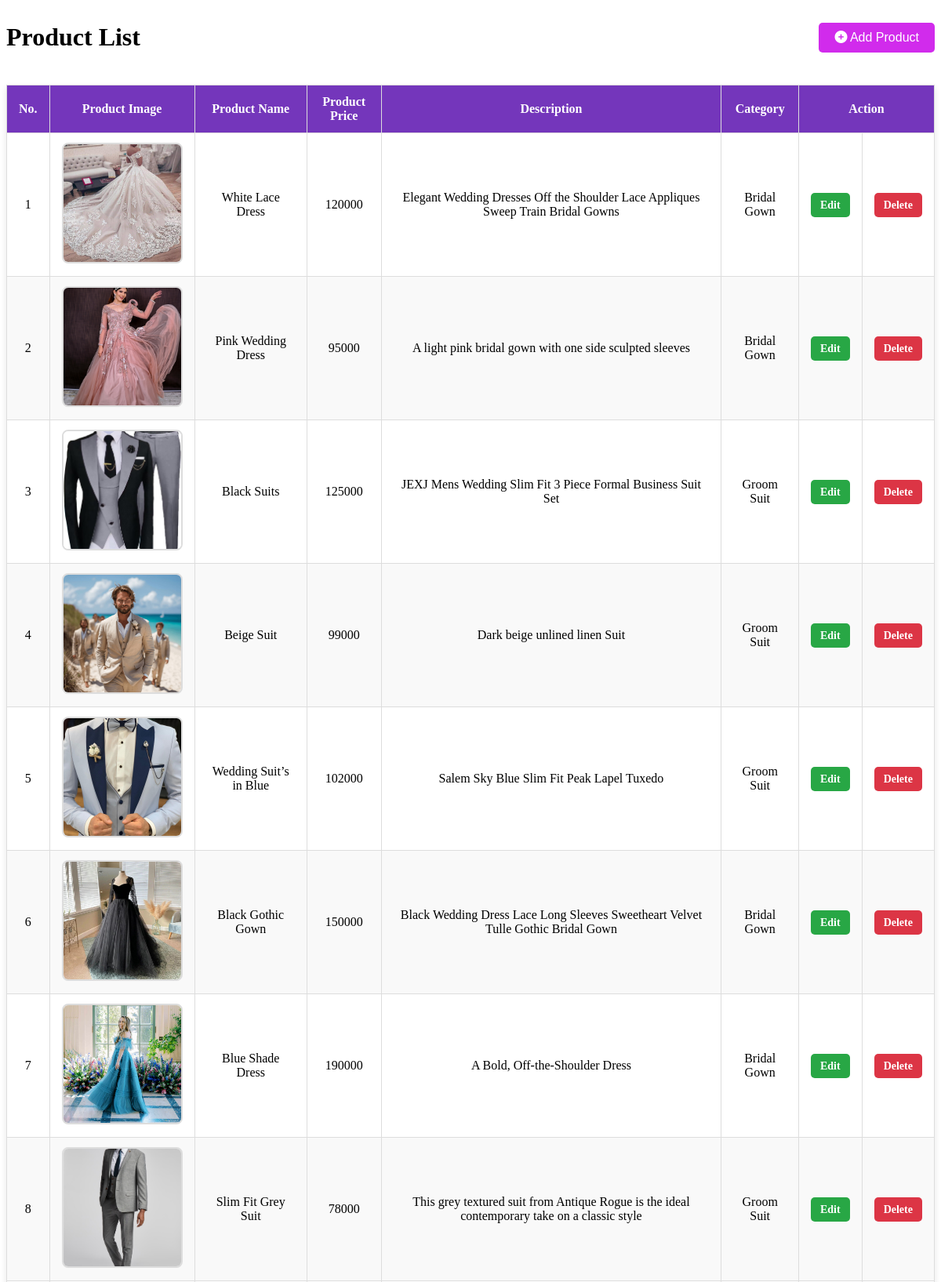
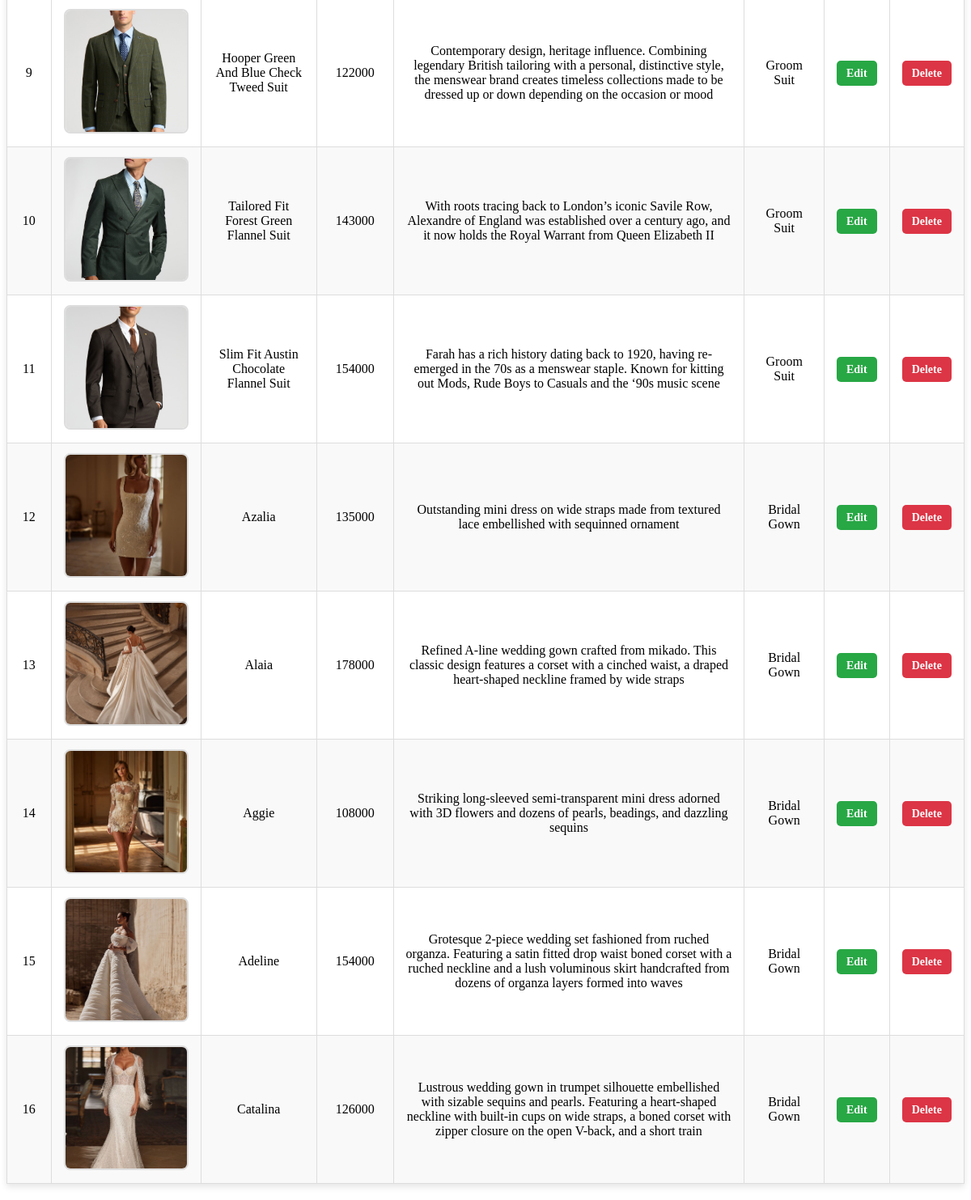
The page /admin/adminView/viewProducts.php on the database its author committed (2 pictures, top to bottom).
### tables this page shows
CREATE TABLE `product` (
  `product_id` int(11) NOT NULL,
  `product_name` varchar(50) NOT NULL,
  `product_img` varchar(50) NOT NULL,
  `product_price` varchar(20) NOT NULL,
  `product_descp` text NOT NULL,
  `category_id` int(11) NOT NULL
);

CREATE TABLE `category` (
  `category_id` int(11) NOT NULL,
  `category_name` varchar(20) NOT NULL
);

### admin/adminView/viewProducts.php (the view, shortened to what this page needs)
<!DOCTYPE html>
<html lang="en">
<head>
    <link
    rel="stylesheet"
    href="https://cdnjs.cloudflare.com/ajax/libs/font-awesome/6.6.0/css/all.min.css"
    />
    <link rel="stylesheet" href="./assets/css/product.css">
</head>
<body>
    <div class="addBtn">
        <h1>Product List</h1>
        <button onclick="showForm()" ><i class="fa fa-plus-circle"></i> Add Product</button>
    </div>
    <table class="table">
        <thead>
        <tr>
            <th class="text-center">No.</th>
            <th class="text-center">Product Image</th>
            <th class="text-center">Product Name</th>
            <th class="text-center">Product Price</th>
            <th class="text-center"> Description</th>
            <th class="text-center">Category</th>
            <th class="text-center" colspan="2">Action</th>
        </tr>
        </thead>
    <?php
      include_once "./../connectdb.php";
      $sql="SELECT * from product, category WHERE product.category_id=category.category_id";
      $result=$conn-> query($sql);
      $count=1;
      if ($result-> num_rows > 0){
        while ($row=$result-> fetch_assoc()) {
    ?>
    <tr>
      <td><?=$count?></td>
      <td><img height='150px' src='<?=$row["product_img"]?>'></td>
      <td><?=$row["product_name"]?></td>
      <td><?=$row["product_price"]?></td>
      <td><?=$row["product_descp"]?></td>
      <td><?=$row["category_name"]?></td>
    <td>
        <a href="./controller/editProducts.php?id=<?=$row['product_id']?>" class="btn btn-primary">Edit</a>
    </td>
    <td>
        <a href="./controller/deleteProducts.php?id=<?=$row['product_id']?>" class="btn btn-danger" onclick="return confirm('Are you sure you want to delete this product?');">Delete</a>
    </td>
    </tr>
      <?php
            $count=$count+1;
          }
        }
      ?>
  </table>
</body>
</html>

### admin/assets/css/product.css (style rules this page uses)
.addBtn { display: flex; justify-content: space-between; align-items: center; }
.addBtn button { padding: 10px 20px; background-color: #d12bec; color: white; border: none; border-radius: 5px; font-size: 16px; cursor: pointer; transition: background-color 0.3s ease; }
table { width: 100%; border-collapse: collapse; margin: 20px 0; font-size: 1rem; text-align: center; box-shadow: 0 4px 8px rgba(0, 0, 0, 0.1); }
table thead { background-color: #f4f4f4; }
table th, table td { padding: 12px 15px; border: 1px solid #ddd; }
table th { background-color: #7436bb; color: white; font-weight: bold; }
table tbody tr:nth-child(even) { background-color: #f9f9f9; }
table img { width: 150px; height: 150px; object-fit: cover; border-radius: 8px; border: 2px solid #ddd; }
.btn { padding: 8px 12px; border-radius: 5px; text-decoration: none; font-size: 14px; font-weight: bold; transition: background-color 0.3s ease; }
.btn-primary { background-color: #28a745; color: white; }
.btn-danger { background-color: #dc3545; color: white; }

### rows shown on the page
product: product_img (picture), product_name "White Lace Dress", product_price "120000", product_descp "Elegant Wedding Dresses Off the Shoulder Lace Appliques Sweep Train Bridal Gowns", category.category_name "Bridal Gown"
product: product_img (picture), product_name "Pink Wedding Dress", product_price "95000", product_descp "A light pink bridal gown with one side sculpted sleeves", category.category_name "Bridal Gown"
product: product_img (picture), product_name "Black Suits", product_price "125000", product_descp "JEXJ Mens Wedding Slim Fit 3 Piece Formal Business Suit Set", category.category_name "Groom Suit"
product: product_img (picture), product_name "Beige Suit", product_price "99000", product_descp "Dark beige unlined linen Suit", category.category_name "Groom Suit"
product: product_img (picture), product_name "Wedding Suit’s in Blue", product_price "102000", product_descp "Salem Sky Blue Slim Fit Peak Lapel Tuxedo", category.category_name "Groom Suit"
product: product_img (picture), product_name "Black Gothic Gown", product_price "150000", product_descp "Black Wedding Dress Lace Long Sleeves Sweetheart Velvet Tulle Gothic Bridal Gown", category.category_name "Bridal Gown"
product: product_img (picture), product_name "Blue Shade Dress", product_price "190000", product_descp "A Bold, Off-the-Shoulder Dress", category.category_name "Bridal Gown"
product: product_img (picture), product_name "Slim Fit Grey Suit", product_price "78000", product_descp "This grey textured suit from Antique Rogue is the ideal contemporary take on a classic style", category.category_name "Groom Suit"
product: product_img (picture), product_name "Hooper Green And Blue Check Tweed Suit", product_price "122000", product_descp "Contemporary design, heritage influence. Combining legendary British tailoring with a personal, distinctive style, the menswear brand creates timeless collections made to be dressed up or down depending on the occasion or mood", category.category_name "Groom Suit"
product: product_img (picture), product_name "Tailored Fit Forest Green Flannel Suit", product_price "143000", product_descp "With roots tracing back to London’s iconic Savile Row, Alexandre of England was established over a century ago, and it now holds the Royal Warrant from Queen Elizabeth II", category.category_name "Groom Suit"
product: product_img (picture), product_name "Slim Fit Austin Chocolate Flannel Suit", product_price "154000", product_descp "Farah has a rich history dating back to 1920, having re-emerged in the 70s as a menswear staple. Known for kitting out Mods, Rude Boys to Casuals and the ‘90s music scene", category.category_name "Groom Suit"
product: product_img (picture), product_name "Azalia", product_price "135000", product_descp "Outstanding mini dress on wide straps made from textured lace embellished with sequinned ornament", category.category_name "Bridal Gown"
product: product_img (picture), product_name "Alaia", product_price "178000", product_descp "Refined A-line wedding gown crafted from mikado. This classic design features a corset with a cinched waist, a draped heart-shaped neckline framed by wide straps", category.category_name "Bridal Gown"
product: product_img (picture), product_name "Aggie", product_price "108000", product_descp "Striking long-sleeved semi-transparent mini dress adorned with 3D flowers and dozens of pearls, beadings, and dazzling sequins", category.category_name "Bridal Gown"
product: product_img (picture), product_name "Adeline", product_price "154000", product_descp "Grotesque 2-piece wedding set fashioned from ruched organza. Featuring a satin fitted drop waist boned corset with a ruched neckline and a lush voluminous skirt handcrafted from dozens of organza layers formed into waves", category.category_name "Bridal Gown"
product: product_img (picture), product_name "Catalina", product_price "126000", product_descp "Lustrous wedding gown in trumpet silhouette embellished with sizable sequins and pearls. Featuring a heart-shaped neckline with built-in cups on wide straps, a boned corset with zipper closure on the open V-back, and a short train", category.category_name "Bridal Gown"
